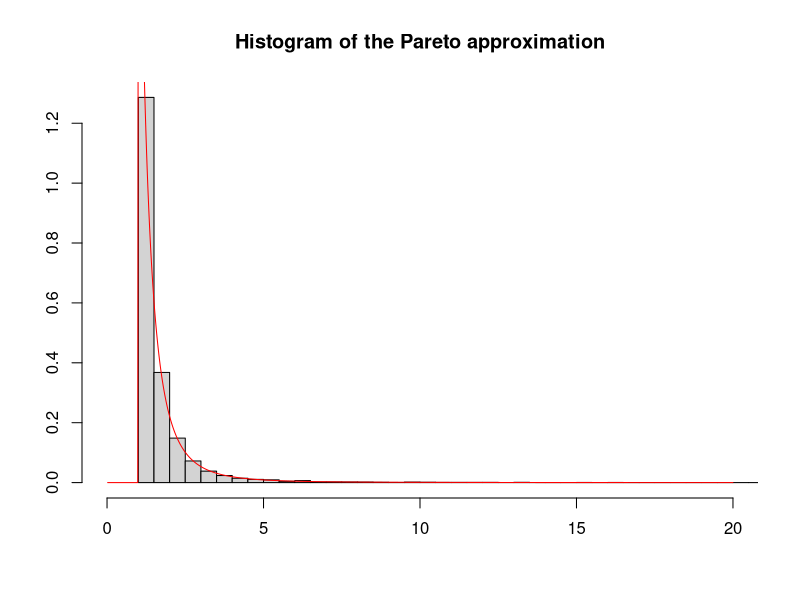
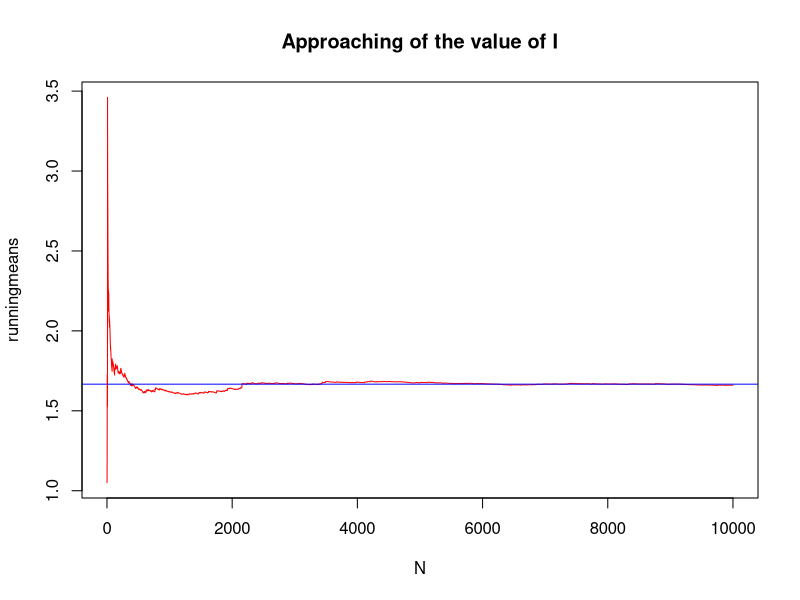

Reproduce these figures in R, in order.

N=10000
alpha=2.5
beta=1
invfun=function(n){
  res=beta/((1-n)^(1/alpha))
  return(res)
}
un=runif(N)
pareto=invfun(un)
hist(pareto,breaks=100,freq=FALSE,xlim=c(0,20),xlab="",ylab="", main = "Histogram of the Pareto approximation")
dens=function(x){
  alpha*beta^(alpha +1)/(x^(alpha+1))*(x>beta)
}
####
curve(dens(x),from=0,to=20,col="red",add=TRUE,n=1000)
simul=pareto
I_hat=mean(pareto)
I_true=alpha/(alpha-1)
runningmeans=cumsum(simul)/(1:N)
runningmeans[N]
I_hat
runningmeans[N]==I_hat
plot(1:N,runningmeans,type="l",col="red",xlab="N", main = "Approaching of the value of I")
abline(h=I_true,col="blue")

###
alpha=2.5
beta=1
var=(alpha*beta^2)/((alpha-2)*(alpha-1)^2)
i=1
while(TRUE){
  if (2*sqrt(var/i)<0.01){
    print(i)
    break
  }
  i = i+1
}  


set.seed(seed=13)
N=1000




